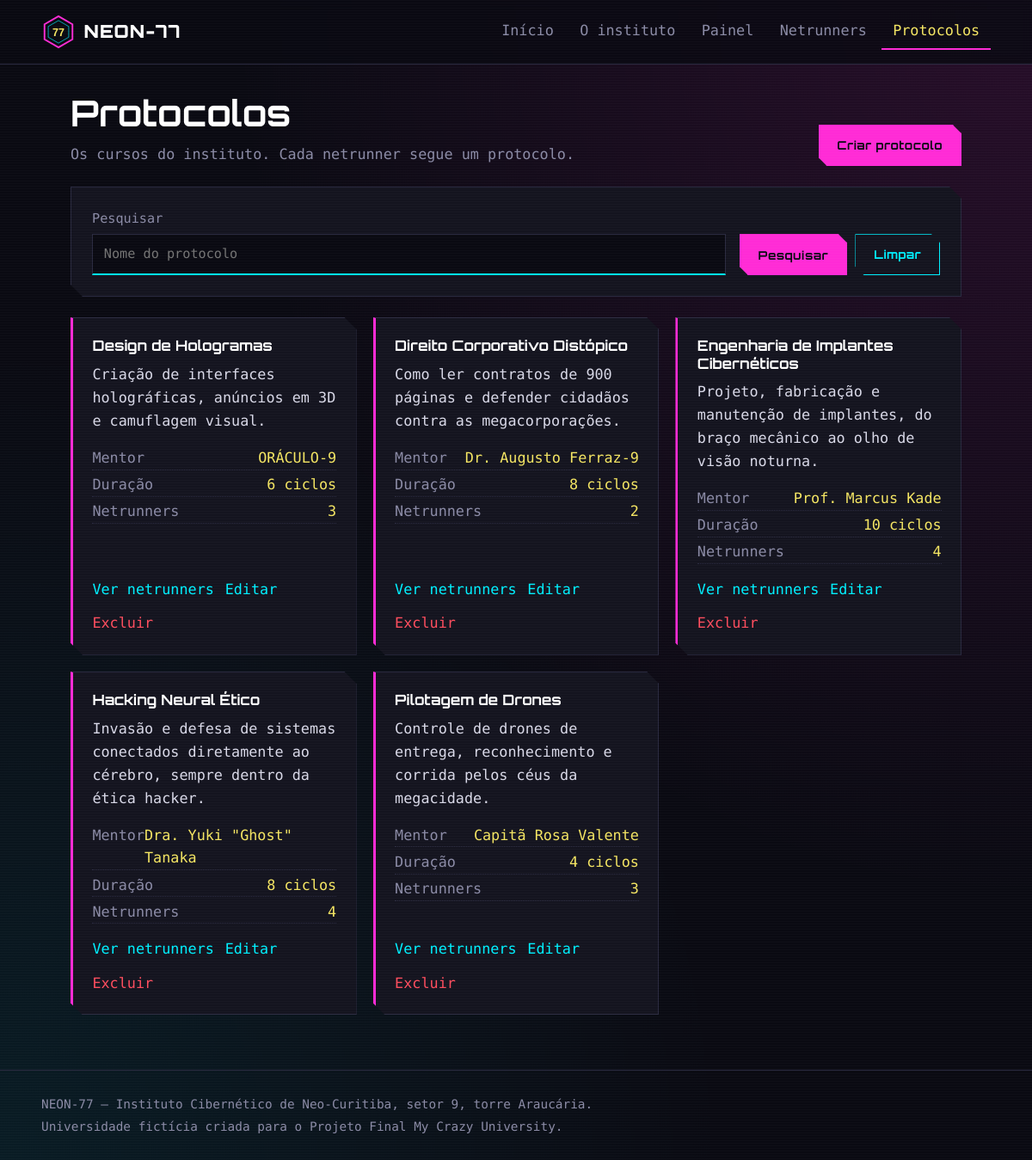
Page /protocolos/listar.php on the committed database.
### tables this page shows
CREATE TABLE protocolos (
    id INT AUTO_INCREMENT PRIMARY KEY,
    nome VARCHAR(100) NOT NULL,
    descricao TEXT NOT NULL,
    duracao_ciclos INT NOT NULL,
    mentor VARCHAR(100) NOT NULL,
    criado_em DATETIME DEFAULT CURRENT_TIMESTAMP
);

### includes/funcoes.php (called while the page is built, shortened)
<?php
function h($valor): string
{
    return htmlspecialchars((string) $valor, ENT_QUOTES, 'UTF-8');
}

### protocolos/listar.php (the view, shortened to what this page needs)
<?php
require_once '../config/conexao.php';
require_once '../includes/funcoes.php';
$busca = trim($_GET['busca'] ?? '');
$where = '';
$porPagina = 6;
$pagina = id_valido($_GET['pagina'] ?? 1) ?? 1;
$stmt = $pdo->prepare("SELECT COUNT(*) FROM protocolos p $where");
$stmt->execute();
$total = (int) $stmt->fetchColumn();
$totalPaginas = max(1, (int) ceil($total / $porPagina));
$pagina = min($pagina, $totalPaginas);
$offset = ($pagina - 1) * $porPagina;
$stmt = $pdo->prepare(
    "SELECT p.id, p.nome, p.descricao, p.duracao_ciclos, p.mentor,
            (SELECT COUNT(*) FROM netrunners n WHERE n.protocolo_id = p.id) AS total_netrunners
     FROM protocolos p
     $where
     ORDER BY p.nome ASC
     LIMIT :limite OFFSET :offset"
);
$stmt->bindValue(':limite', $porPagina, PDO::PARAM_INT);
$stmt->bindValue(':offset', $offset, PDO::PARAM_INT);
$stmt->execute();
$protocolos = $stmt->fetchAll();
require '../includes/header.php';
?>
<section class="cabecalho-secao">
    <div>
        <h1>Protocolos</h1>
        <p class="sub">Os cursos do instituto. Cada netrunner segue um protocolo.</p>
    </div>
    <a class="botao botao-primario" href="cadastrar.php">Criar protocolo</a>
</section>
<form class="painel filtros filtros-simples" method="get" action="listar.php">
    <label>
        Pesquisar
        <input type="search" name="busca" value="<?= h($busca) ?>" placeholder="Nome do protocolo">
    </label>
    <div class="acoes-filtro">
        <button class="botao botao-primario" type="submit">Pesquisar</button>
        <a class="botao" href="listar.php">Limpar</a>
    </div>
</form>
<?php if (!$protocolos): ?>
    <div class="painel vazio"><p>Nenhum protocolo encontrado. Tente outro nome ou crie um novo protocolo.</p></div>
<?php else: ?>
    <div class="grade-protocolos">
        <?php foreach ($protocolos as $p): ?>
            <article class="chip">
                <h2><?= h($p['nome']) ?></h2>
                <p><?= h($p['descricao']) ?></p>
                <dl>
                    <div><dt>Mentor</dt><dd><?= h($p['mentor']) ?></dd></div>
                    <div><dt>Duração</dt><dd><?= (int) $p['duracao_ciclos'] ?> ciclos</dd></div>
                    <div><dt>Netrunners</dt><dd><?= (int) $p['total_netrunners'] ?></dd></div>
                </dl>
                <div class="acoes">
                    <a href="../netrunners/listar.php?protocolo=<?= (int) $p['id'] ?>">Ver netrunners</a>
                    <a href="editar.php?id=<?= (int) $p['id'] ?>">Editar</a>
                    <a class="perigo" href="excluir.php?id=<?= (int) $p['id'] ?>">Excluir</a>
                </div>
            </article>
        <?php endforeach; ?>
    </div>
<?php endif; ?>
<?php require '../includes/footer.php'; ?>

### css/style.css (style rules this page uses)
:root { --fundo: #0a0a12; --painel: #14141f; --painel-borda: #2a2a40; --magenta: #ff2bd6; --ciano: #00f0ff; --amarelo: #f5e663; --texto: #d9d9e8; --apagado: #8b8ba6; --perigo: #ff4d5e; --sucesso: #3dffa2; --corte: 14px; --fonte-titulo: 'Orbitron', 'Segoe UI', Arial, sans-serif; --fonte-texto: 'Share Tech Mono', 'Consolas', 'Courier New', monospace; }
* { box-sizing: border-box; }
body { margin: 0; min-height: 100vh; display: flex; flex-direction: column; background: radial-gradient(ellipse at top right, rgba(255, 43, 214, .12), transparent 55%), radial-gradient(ellipse at bottom left, rgba(0, 240, 255, .08), transparent 50%), var(--fundo); color: var(--texto); font-family: var(--fonte-texto); font-size: 1.05rem; line-height: 1.6; }
body::after { content: ""; position: fixed; inset: 0; pointer-events: none; background: repeating-linear-gradient(to bottom, rgba(255, 255, 255, .025) 0 1px, transparent 1px 3px); z-index: 100; }
a { color: var(--ciano); }
h1, h2, h3 { font-family: var(--fonte-titulo); line-height: 1.2; margin: 0 0 .6rem; color: #fff; }
h1 { font-size: clamp(1.8rem, 4vw, 2.6rem); }
h2 { font-size: 1.35rem; color: var(--ciano); }
.painel, .chip, .mentores article, .atalhos a { background: var(--painel); border: 1px solid var(--painel-borda); clip-path: polygon(0 0, calc(100% - var(--corte)) 0, 100% var(--corte), 100% 100%, var(--corte) 100%, 0 calc(100% - var(--corte))); }
.painel { padding: 1.5rem; }
.botao { display: inline-block; font-family: var(--fonte-titulo); font-size: .85rem; font-weight: 700; letter-spacing: .04em; text-decoration: none; cursor: pointer; padding: .75rem 1.3rem; border: 1px solid var(--ciano); background: transparent; color: var(--ciano); clip-path: polygon(0 0, calc(100% - 10px) 0, 100% 10px, 100% 100%, 10px 100%, 0 calc(100% - 10px)); }
.botao-primario { background: var(--magenta); border-color: var(--magenta); color: #0a0a12; }
.cabecalho-secao { display: flex; flex-wrap: wrap; align-items: flex-end; justify-content: space-between; gap: 1rem; margin-bottom: 1.5rem; }
.sub { color: var(--apagado); margin: 0; }
.grade-protocolos { display: grid; grid-template-columns: repeat(auto-fill, minmax(280px, 1fr)); gap: 1.2rem; margin-top: 1rem; }
.chip { padding: 1.4rem; border-left: 3px solid var(--magenta); display: flex; flex-direction: column; }
.chip h2, .chip h3 { color: #fff; font-size: 1.05rem; }
.chip p { color: var(--texto); margin: 0 0 1rem; }
.chip dl { margin: 0 0 1rem; display: grid; gap: .2rem; }
.chip dl div { display: flex; justify-content: space-between; border-bottom: 1px dotted var(--painel-borda); }
.chip dt { color: var(--apagado); }
.chip dd { margin: 0; color: var(--amarelo); }
.chip .acoes { margin-top: auto; }
.filtros { display: grid; grid-template-columns: 2fr 1.4fr 1fr 1fr; gap: 1rem; align-items: end; margin-bottom: 1.5rem; }
.filtros-simples { grid-template-columns: 1fr auto; }
.acoes-filtro { display: flex; gap: .6rem; grid-column: 1 / -1; }
.filtros-simples .acoes-filtro { grid-column: auto; }
label { display: flex; flex-direction: column; gap: .35rem; color: var(--apagado); font-size: .95rem; }
input, select, textarea { font: inherit; color: #fff; background: var(--fundo); border: 1px solid var(--painel-borda); border-bottom: 2px solid var(--ciano); padding: .65rem .8rem; width: 100%; }
.acoes { display: flex; flex-wrap: wrap; gap: .8rem; white-space: nowrap; }
.acoes a { text-decoration: none; }
.acoes .perigo { color: var(--perigo); }

### rows in the picture
protocolos: nome "Design de Hologramas", descricao "Criação de interfaces holográficas, anúncios em 3D e camuflagem visual.", mentor "ORÁCULO-9", duracao_ciclos "6", total_netrunners "3"
protocolos: nome "Direito Corporativo Distópico", descricao "Como ler contratos de 900 páginas e defender cidadãos contra as megacorporações.", mentor "Dr. Augusto Ferraz-9", duracao_ciclos "8", total_netrunners "2"
protocolos: nome "Engenharia de Implantes Cibernéticos", descricao "Projeto, fabricação e manutenção de implantes, do braço mecânico ao olho de visão noturna.", mentor "Prof. Marcus Kade", duracao_ciclos "10", total_netrunners "4"
protocolos: nome "Hacking Neural Ético", descricao "Invasão e defesa de sistemas conectados diretamente ao cérebro, sempre dentro da ética hacker.", mentor "Dra. Yuki \"Ghost\" Tanaka", duracao_ciclos "8", total_netrunners "4"
protocolos: nome "Pilotagem de Drones", descricao "Controle de drones de entrega, reconhecimento e corrida pelos céus da megacidade.", mentor "Capitã Rosa Valente", duracao_ciclos "4", total_netrunners "3"
